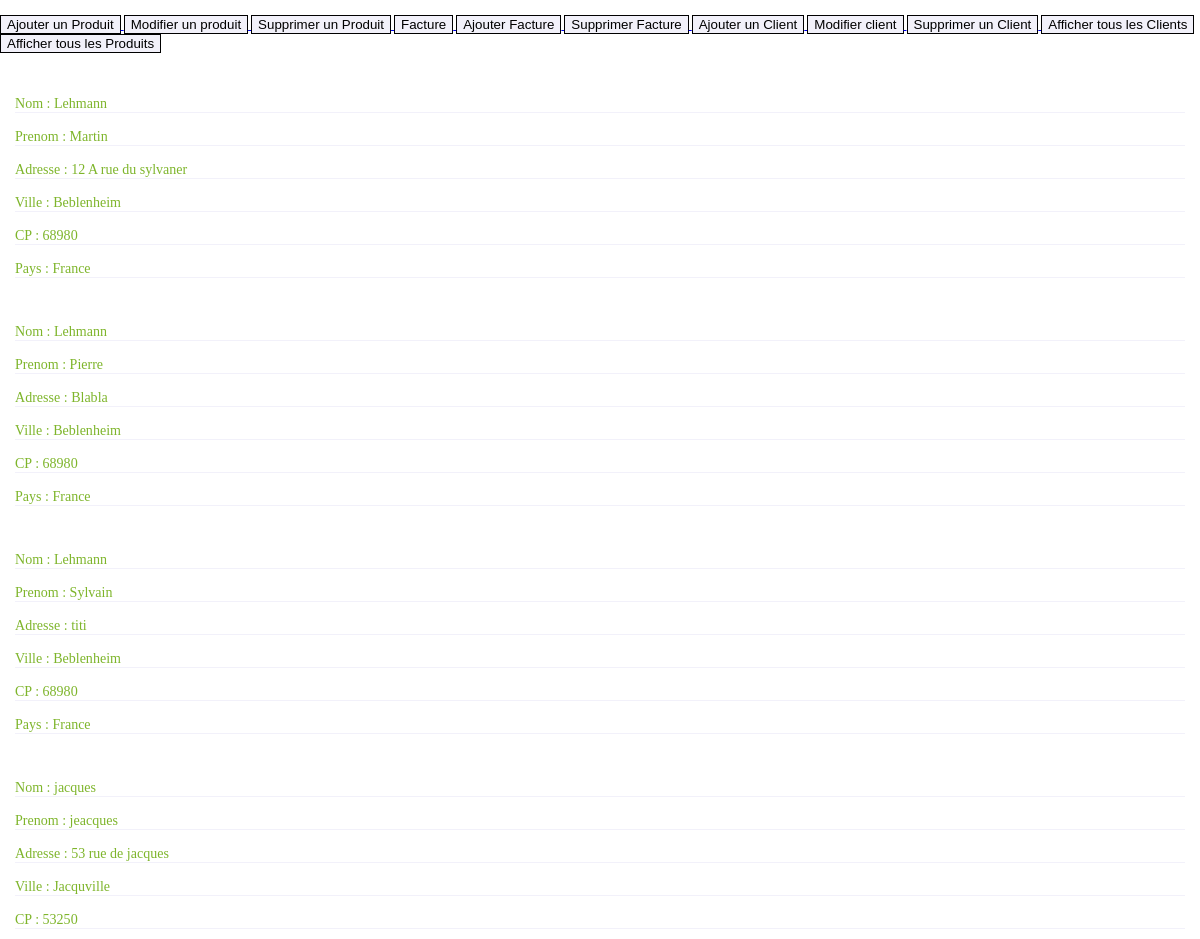
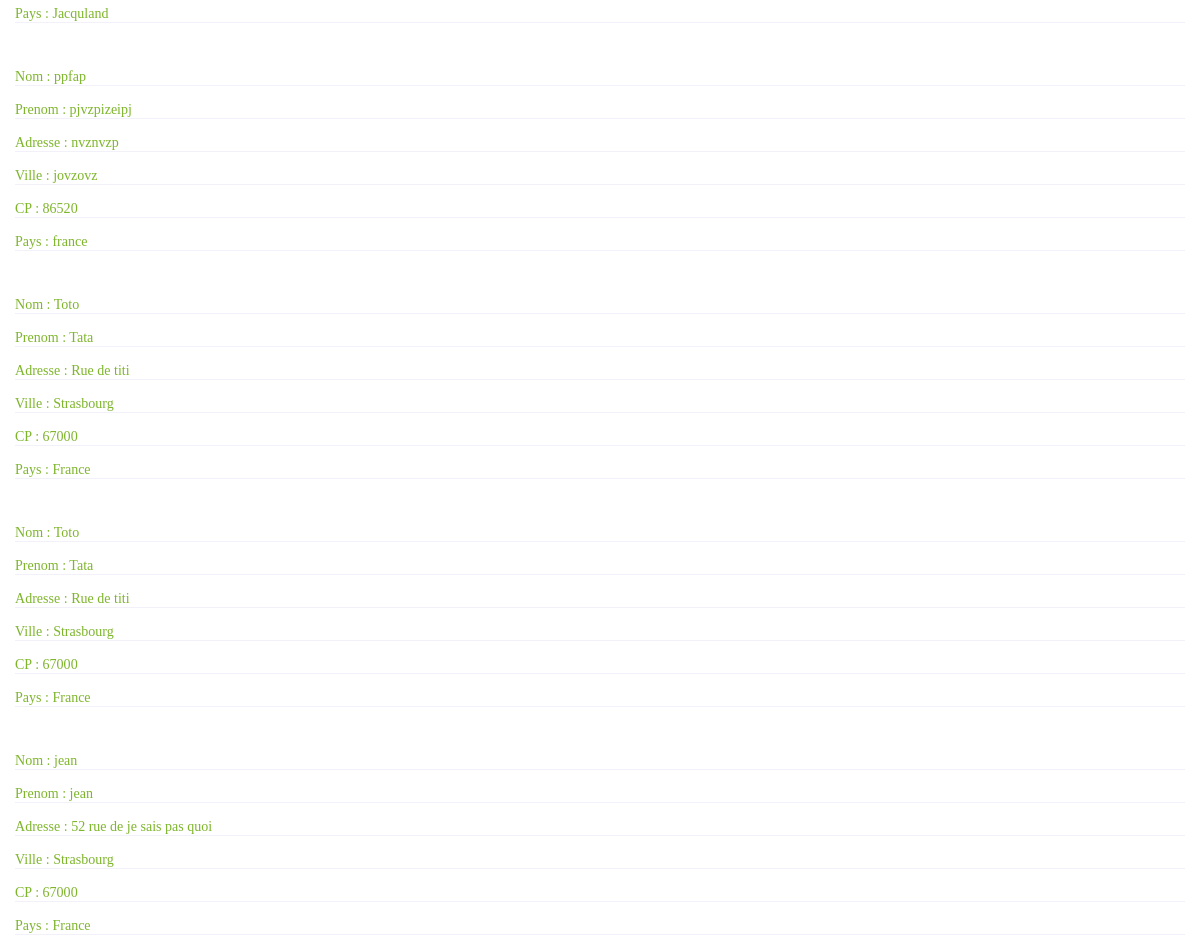
The page /AfficherClient.php on the database its author committed (2 pictures, top to bottom).
### tables this page shows
CREATE TABLE `client` (
  `NumClient` int(11) NOT NULL,
  `NomClient` varchar(255) NOT NULL,
  `PrenomClient` varchar(255) NOT NULL,
  `AdresseClient` varchar(255) NOT NULL,
  `Cp` varchar(255) NOT NULL,
  `VilleClient` varchar(255) NOT NULL,
  `PaysClient` varchar(255) NOT NULL
);

### AfficherClient.php (the view, shortened to what this page needs)
<?php include('header.php'); ?>
<?php
	try
	{
		$bdd = new PDO('mysql:host=localhost;dbname=facturef2b', 'root', 'ludus');
	}
	catch (Exception $e)
	{
	        die('Erreur : ' . $e->getMessage());
	}
	$reponse = $bdd->query('SELECT * FROM client ORDER BY VilleClient ASC');
	while ($donnees = $reponse->fetch()){
	?>
	<h3>Nom : <?php echo $donnees['NomClient'];?> </h3>
	<h3>Prenom : <?php echo $donnees['PrenomClient'];?> </h3>
	<h3>Adresse : <?php echo $donnees['AdresseClient'];?> </h3>
	<h3>Ville : <?php echo $donnees['VilleClient'];?> </h3>
	<h3>CP : <?php echo $donnees['Cp'];?> </h3>
	<h3>Pays : <?php echo $donnees['PaysClient'];?> </h3>
	<?php
	}
?>

### header.php (shortened to what this page needs)
<link rel="stylesheet" type="text/css" media="screen" href="style.css" />
		<form method="post" action="">
	<a href="Ajout.php" target=""> <input type="button" value="Ajouter un Produit"> </a>
	<a href="modif_prod.php" target=""><input type="button" value="Modifier un produit"> </a>
	<a href="SupprProduit.php" target=""> <input type="button" value="Supprimer un Produit"> </a>
	<a href="Recherche.php" target=""> <input type="button" value="Facture"> </a>
	<a href="add_fac.php" target=""> <input type="button" value="Ajouter Facture"> </a>
	<a href="sup_fac.php" target=""> <input type="button" value="Supprimer Facture"> </a>
	<a href="Ajouter_Client.php" target=""> <input type="button" value="Ajouter un Client"> </a>
	<a href="modif_cli.php" target=""><input type="button" value="Modifier client"> </a>
	<a href="SupprCli.php" target=""> <input type="button" value="Supprimer un Client"> </a>
	<a href="AfficherClient.php" target=""> <input type="button" value="Afficher tous les Clients"> </a>
	<a href="AfficherProduit.php" target=""> <input type="button" value="Afficher tous les Produits"> </a>
	</form>

### style.css (style rules this page uses)
h3 { text-align: left; background: transparent; text-decoration: none; border-bottom: 1px #F2F1FA solid; font-weight: 50; color: #7EB52B; margin:15px; float: top; }
input { border: 1px #000000 solid; background: #F2F1FA; }

### rows shown on the page
client: NomClient "Lehmann", PrenomClient "Martin", AdresseClient "12 A rue du sylvaner", VilleClient "Beblenheim", Cp "68980", PaysClient "France"
client: NomClient "Lehmann", PrenomClient "Pierre", AdresseClient "Blabla", VilleClient "Beblenheim", Cp "68980", PaysClient "France"
client: NomClient "Lehmann", PrenomClient "Sylvain", AdresseClient "titi", VilleClient "Beblenheim", Cp "68980", PaysClient "France"
client: NomClient "jacques", PrenomClient "jeacques", AdresseClient "53 rue de jacques", VilleClient "Jacquville", Cp "53250", PaysClient "Jacquland"
client: NomClient "ppfap", PrenomClient "pjvzpizeipj", AdresseClient "nvznvzp", VilleClient "jovzovz", Cp "86520", PaysClient "france"
client: NomClient "Toto", PrenomClient "Tata", AdresseClient "Rue de titi", VilleClient "Strasbourg", Cp "67000", PaysClient "France"
client: NomClient "Toto", PrenomClient "Tata", AdresseClient "Rue de titi", VilleClient "Strasbourg", Cp "67000", PaysClient "France"
client: NomClient "jean", PrenomClient "jean", AdresseClient "52 rue de je sais pas quoi", VilleClient "Strasbourg", Cp "67000", PaysClient "France"
